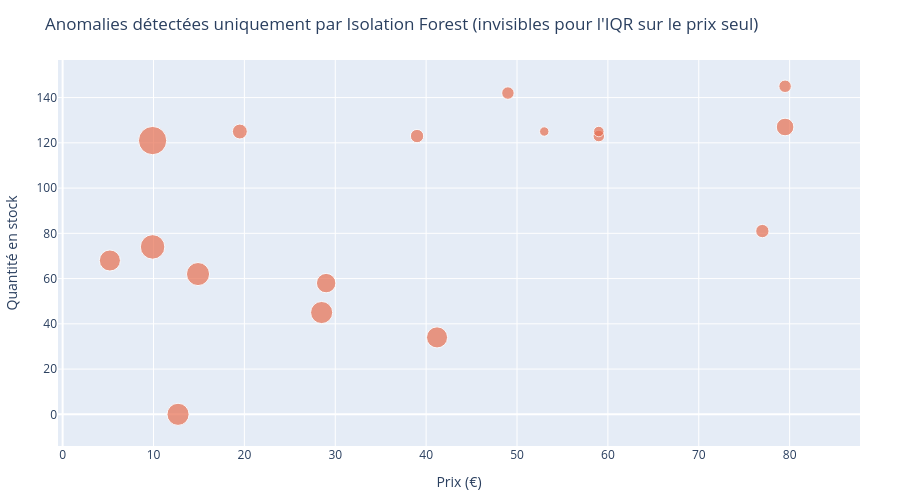

Notebook cell for this chart:
### Code cell
#Visualisation : articles détectés uniquement par Isolation Forest (anomalies multivariées "invisibles" pour l'IQR)
df_iso_only = df_iso.loc[list(articles_iso - articles_iqr)]

fig = px.scatter(
    df_iso_only,
    x="price",
    y="stock_quantity",
    size="total_sales",
    color_discrete_sequence=["#E76F51"],
    title="Anomalies détectées uniquement par Isolation Forest (invisibles pour l'IQR sur le prix seul)",
    labels={"price": "Prix (€)", "stock_quantity": "Quantité en stock"}
)
fig.update_layout(width=900, height=500, margin=dict(l=40, r=40, t=60, b=40))
fig.show()

### Figure 1 — Plotly figure (JSON) as saved in the notebook; plotly's stock layout.template omitted (floating-point values rounded to 4 significant figures)
{"data": [{"hovertemplate": "Prix (€)=%{x}<br>Quantité en stock=%{y}<br>total_sales=%{marker.size}<extra></extra>", "legendgroup": "", "marker": {"color": "#E76F51", "size": [8.0, 22.0, 10.0, 6.0, 8.0, 0.0, 7.0, 4.0, 22.0, 20.0, 5.0, 14.0, 7.0, 0.0, 17.0, 20.0, 27.0, 24.0, 36.0], "sizemode": "area", "sizeref": 0.09, "symbol": "circle"}, "mode": "markers", "name": "", "orientation": "v", "showlegend": false, "type": "scatter", "x": [39.0, 12.7, 19.5, 59.0, 77.0, 83.0, 49.0, 53.0, 28.5, 5.2, 59.0, 79.5, 79.5, 12.65, 29.0, 41.2, 9.9, 14.9, 9.9], "xaxis": "x", "y": [123.0, 0.0, 125.0, 123.0, 81.0, 145.0, 142.0, 125.0, 45.0, 68.0, 125.0, 127.0, 145.0, 97.0, 58.0, 34.0, 74.0, 62.0, 121.0], "yaxis": "y"}], "layout": {"height": 500, "legend": {"itemsizing": "constant", "tracegroupgap": 0}, "margin": {"b": 40, "l": 40, "r": 40, "t": 60}, "title": {"text": "Anomalies détectées uniquement par Isolation Forest (invisibles pour l'IQR sur le prix seul)"}, "width": 900, "xaxis": {"anchor": "y", "domain": [0.0, 1.0], "title": {"text": "Prix (€)"}}, "yaxis": {"anchor": "x", "domain": [0.0, 1.0], "title": {"text": "Quantité en stock"}}}}
